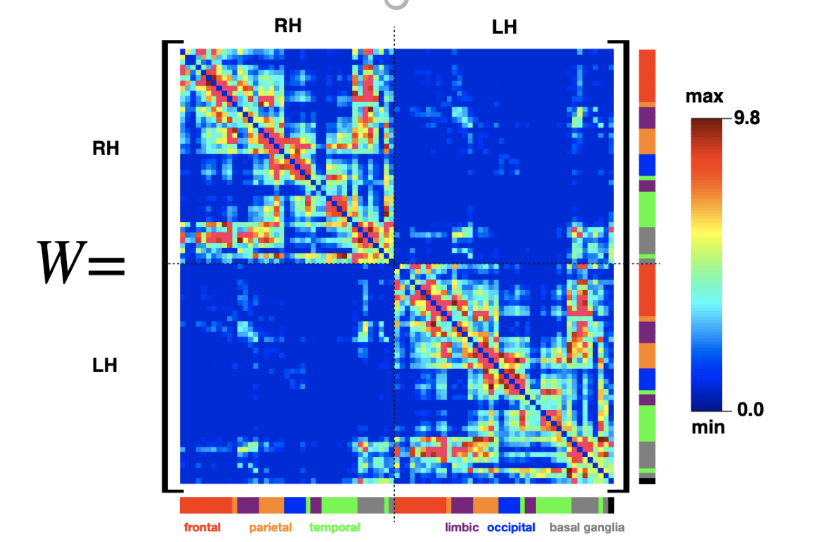
#> input picture plots/heatmap.jpg, 818 x 542 px
$ jupyter execute --allow-errors extract_heatmap.ipynb
#> lines starting #> are read from the running program, lines starting #| are printed output that depends on the picture; after the words box and inside, x2 and y2 are one past the last pixel; in counts of white or black regions, pixels touching at a corner belong together; long printed decimals are rounded
[cell 1]
import numpy as np
from scipy.integrate import odeint
import matplotlib.pyplot as plt
import seaborn as sns
import pandas as pd
import cv2

[cell 2]
# 1 - read color image (3 color channels)
path_to_fig = "../plots/heatmap.jpg"
path_to_fig_1 = "../plots/heatmap_1.png"

image = cv2.imread(path_to_fig,1)
#> image is the input picture: shape (542, 818, 3); mean B, G, R 220.1, 175.2, 156.2
imimage = cv2.cvtColor(image, cv2.COLOR_BGR2RGB)

# Show the image
plt.imshow(imimage)
plt.show()

[cell 3]
gray_image = cv2.cvtColor(image, cv2.COLOR_BGR2GRAY)
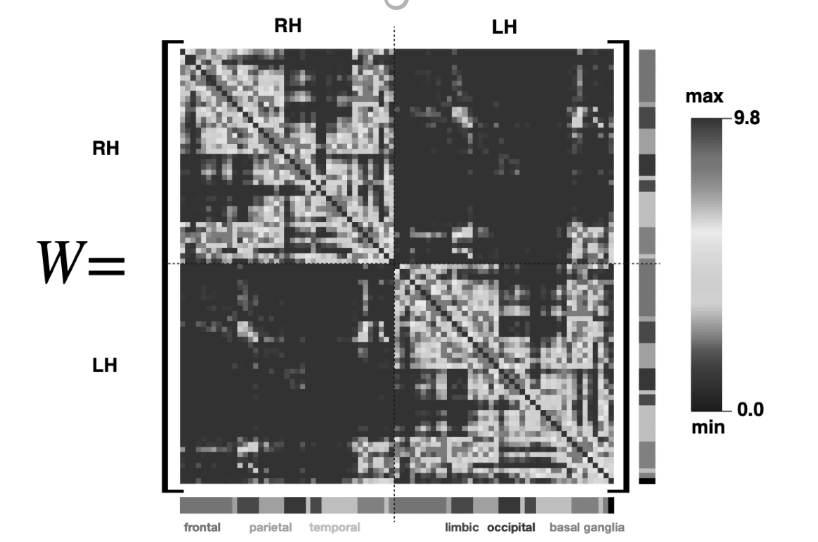
#> gray_image: shape (542, 818); min 0, max 255, mean 174.6

# Use a threshold to find the heatmap
# This threshold would have to be adjusted to the specific color distribution of the heatmap
_, binary_image = cv2.threshold(gray_image, 200, 255, cv2.THRESH_BINARY_INV)
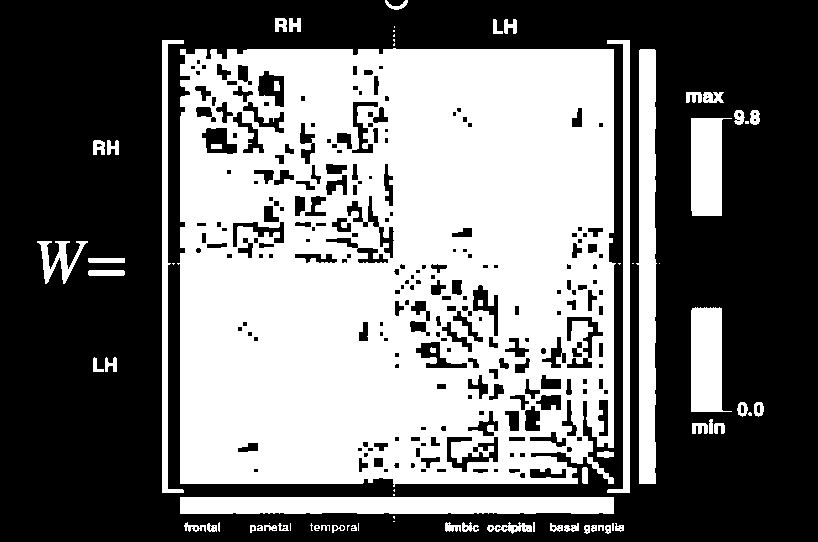
#> binary_image: shape (542, 818); 44.8% white; 77 white regions (22 under 20 px)

# Find contours of the heatmap
contours, _ = cv2.findContours(binary_image, cv2.RETR_EXTERNAL, cv2.CHAIN_APPROX_SIMPLE)
#> contours = 73 contours, 28 with area under 20; largest, box (x1, y1, x2, y2) and area: (177, 48, 616, 487) 185454, (180, 497, 614, 514) 6801, (636, 49, 657, 484) 6798, (691, 307, 732, 412) 3100, (691, 118, 732, 216) 2908

# Assuming the largest contour is the heatmap
largest_contour = max(contours, key=cv2.contourArea)
#> largest_contour = contour of 255 points, box (x1, y1, x2, y2) (177, 48, 616, 487), area 185454
x, y, w, h = cv2.boundingRect(largest_contour)
#> x = 177; y = 48; w = 439; h = 439

# Calculate the center offset of the heatmap
offset_x = x + w//2
#> offset_x = 396
offset_y = y + h//2
#> offset_y = 267
print(f"Offset to heatmap center: ({offset_x}, {offset_y})")
#| Offset to heatmap center: (396, 267)

# show the detected area on the original image
detected_image = cv2.rectangle(imimage.copy(), (x, y), (x + w, y + h), (255, 0, 0), 2)
plt.imshow(detected_image)
plt.show()

[cell 4]
# Adaptive thresholding to find the heatmap
binary_image = cv2.adaptiveThreshold(gray_image, 255, cv2.ADAPTIVE_THRESH_GAUSSIAN_C,
                                     cv2.THRESH_BINARY_INV, 11, 2)
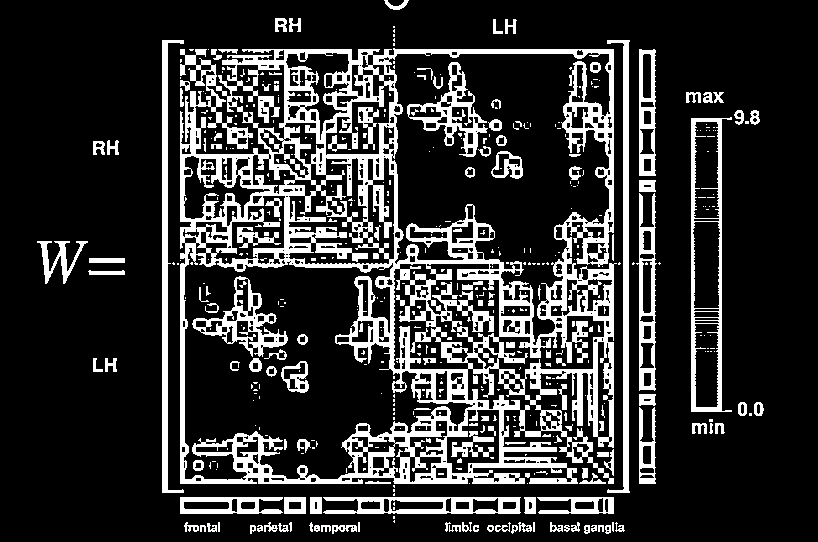
#> binary_image: shape (542, 818); 19.4% white; 491 white regions (342 under 20 px)

# Find contours of the heatmap
contours, _ = cv2.findContours(binary_image, cv2.RETR_EXTERNAL, cv2.CHAIN_APPROX_SIMPLE)
#> contours = 134 contours, 67 with area under 20; largest, box (x1, y1, x2, y2) and area: (180, 48, 617, 484) 178108, (691, 117, 732, 412) 8804, (323, 497, 521, 514) 2750, (636, 193, 657, 391) 2614, (162, 40, 184, 493) 2330

# Assuming the largest contour is the heatmap
largest_contour = max(contours, key=cv2.contourArea)
#> largest_contour = contour of 910 points, box (x1, y1, x2, y2) (180, 48, 617, 484), area 178108
x, y, w, h = cv2.boundingRect(largest_contour)
#> x = 180; w = 437; h = 436

# Calculate the offsets from each side of the image to the heatmap borders
offset_left = x
#> offset_left = 180
offset_top = y
#> offset_top = 48
offset_right = image.shape[1] - (x + w)
#> offset_right = 201
offset_bottom = image.shape[0] - (y + h)
#> offset_bottom = 58

# Store offsets in a list
offsets = [offset_left, offset_top, offset_right, offset_bottom]
#> offsets = [180, 48, 201, 58]

# Calculate the cell size given n nodes on each side of the heatmap
n_nodes = 83  # Example value for n nodes, replace with the actual number
cell_width = w / n_nodes
#> cell_width = 5.27
cell_height = h / n_nodes
#> cell_height = 5.25

# Display results
print(f"Offsets to heatmap: {offsets}")
#| Offsets to heatmap: [180, 48, 201, 58]
print(f"Actual width of heatmap: {w}")
#| Actual width of heatmap: 437
print(f"Actual height of heatmap: {h}")
#| Actual height of heatmap: 436
print(f"Cell size (width x height): ({cell_width}, {cell_height})")
#| Cell size (width x height): (5.265, 5.253)

# show the detected area on the original image
detected_image = cv2.rectangle(imimage.copy(), (x, y), (x + w, y + h), (255, 0, 0), 2)
plt.imshow(detected_image)
plt.show()

[cell 5]
# Find contours of the heatmap
contours, _ = cv2.findContours(binary_image, cv2.RETR_EXTERNAL, cv2.CHAIN_APPROX_SIMPLE)
largest_contour = max(contours, key=cv2.contourArea)
x, y, w, h = cv2.boundingRect(largest_contour)

# Calculate the cell size based on the heatmap size and the number of nodes (83 x 83)
cell_size_x = w // 83
#> cell_size_x = 5
cell_size_y = h // 83
#> cell_size_y = 5

# Initialize the weight matrix
weight_matrix = np.zeros((83, 83))

legend_start = 0
legend_end = 9.8

# Extract cell intensities and normalize them
for row in range(83):
    for col in range(83):
        cell_x = x + col * cell_size_x
        cell_y = y + row * cell_size_y
        cell = gray_image[cell_y:cell_y + cell_size_y, cell_x:cell_x + cell_size_x]
        cell_intensity = np.mean(cell)
        weight_matrix[row, col] = cell_intensity
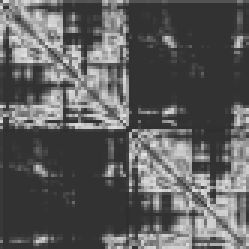
#> weight_matrix: shape (83, 83) float64 (shown 3 times larger); min 44.68, max 228.5, mean 93.5

# Normalize the weight matrix to the range between legend_start and legend_end
min_intensity = weight_matrix.min()
#> min_intensity = 44.68
max_intensity = weight_matrix.max()
#> max_intensity = 228.5

# Apply normalization
weight_matrix = legend_start + ((weight_matrix - min_intensity) * (legend_end - legend_start)) / (max_intensity - min_intensity)
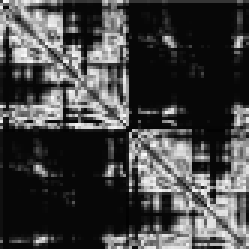
#> weight_matrix: shape (83, 83) float64 (shown 3 times larger); min 0, max 9.8, mean 2.6; drawn with min black and max white

#> (a cell that did not finish here is left out)

[cell 7]
# Plotting the heatmap
plt.figure(figsize=(8, 6))
heatmap = plt.imshow(weight_matrix, cmap='turbo')
plt.colorbar(heatmap)
plt.title('Heatmap of weight matrix w_kj')
plt.xlabel('Node index j')
plt.ylabel('Node index k')
plt.show()
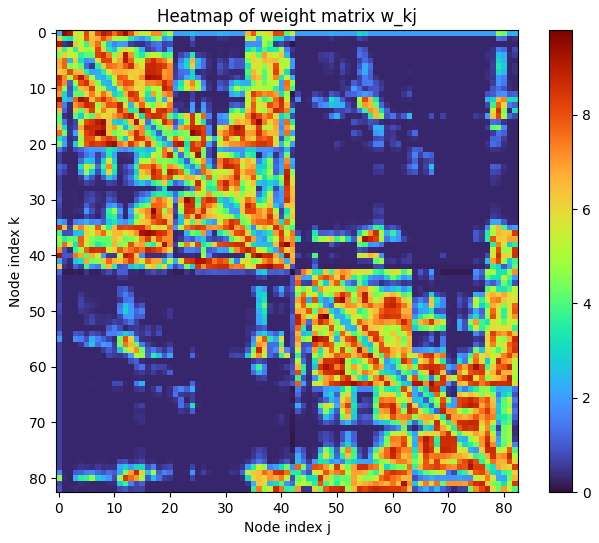
#> figure drawn by matplotlib, 2 panels

### Only considering edges found in budapest_connectome_eda.ipynb

[cell 8]
def plot_connectivity(count_file_path, length_file_path):
    df_count = pd.read_csv(count_file_path, delimiter=';')
    df_len = pd.read_csv(length_file_path, delimiter=';')

    print("Original:")
    # calculate_nodes_and_edges(df_count, "id node1", "id node2")

    df_merged = pd.merge(df_count, df_len, how='inner',
                     left_on=['parent id node1', 'parent id node2'],
                     right_on=['parent id node1', 'parent id node2'])

    df_merged = df_merged[['parent id node1', 'parent id node2', 'edge weight(med nof)', 'edge weight(med flm)']]
    df_merged = df_merged.rename(columns={'parent id node1':'node1', 'parent id node2':'node2', 'edge weight(med nof)':'fiber_count', 'edge weight(med flm)':'fiber_length'})

    l = df_merged["node1"].astype('int')
    print(f"Max node id{max(l)}")

    # Extract the necessary information
    nodes = np.union1d(df_merged['node1'].values, df_merged['node2'].values)
    num_nodes = len(nodes)
    edges = set(zip(df_merged['node1'], df_merged['node2']))

    print(f"# nodes:{num_nodes}, # edges:{len(edges)}")
    # print(f"After Mapping to parent:")
    # calculate_nodes_and_edges(df_merged, "node1", "node2")

    df_merged_agg = df_merged.groupby(['node1', 'node2']).agg({
        'fiber_count': ['mean', 'count'],
        'fiber_length': ['mean', 'count']
    }).reset_index()

    # Flatten the multi-level column index
    df_merged_agg.columns = ['_'.join(col).strip() if col[1] else col[0] for col in df_merged_agg.columns.values]

    # Create a mapping from node ID to index
    node_to_index = {node_id: index for index, node_id in enumerate(nodes)}

    w_kj = np.zeros((num_nodes, num_nodes))

    for _, row in df_merged_agg.iterrows():
        idx1 = node_to_index[row['node1']]
        idx2 = node_to_index[row['node2']]
        weight = weight_matrix[idx1][idx2]
        w_kj[idx1, idx2] = weight
        w_kj[idx2, idx1] = weight

    # Plotting the heatmap
    plt.figure(figsize=(8, 6))
    heatmap = plt.imshow(w_kj, cmap='turbo')
    plt.colorbar(heatmap)
    plt.title('Heatmap of weight matrix w_kj')
    plt.xlabel('Node index j')
    plt.ylabel('Node index k')
    plt.show()

[cell 9]
fibres_launched = {'20k_1':0.148}

#> (the rest of this cell did not finish here and is left out)

### Getting the threshold for the hue. Previously we are thresholding on the grayscale image, but converting to hsv or rgb might give better approximate the heatmap values.

[cell 10]
# Load the original RGB image
image = cv2.imread(path_to_fig)

# Convert to HSV color space
rgb_image = cv2.cvtColor(image, cv2.COLOR_BGR2RGB)
hue_channel = rgb_image[:, :, 0]  # Hue channel
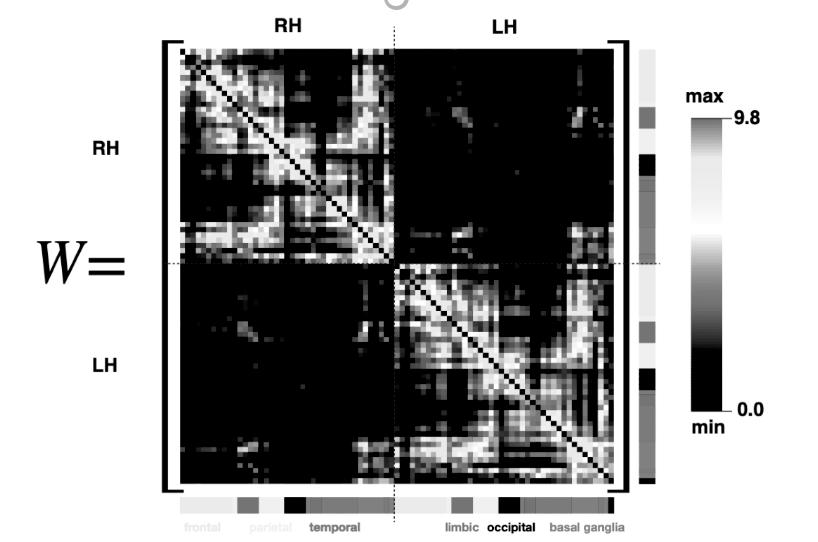
#> hue_channel: shape (542, 818); min 0, max 255, mean 156.2

# Plot a histogram of the hue channel
plt.figure()
plt.title("Hue Histogram")
plt.xlabel("Hue Value")
plt.ylabel("Frequency")
plt.hist(hue_channel.ravel(), 180, [0, 180])  # Adjust the range if needed
plt.show()
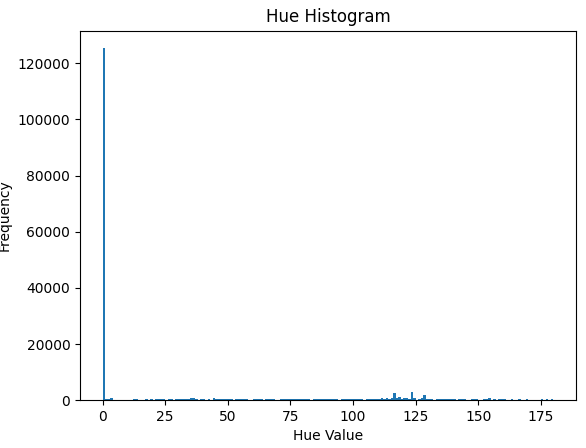
#> figure drawn by matplotlib, 1 panel; tallest bar 125391 high, from x = 0 to 1

[cell 11]
from PIL import Image
import numpy as np

# Function to calculate Euclidean distance between colors
def color_distance(color1, color2):
    return np.sqrt(sum((c1 - c2) ** 2 for c1, c2 in zip(color1, color2)))

# Function to categorize each node based on the closest color match
def categorize_nodes(image, num_nodes, num_categories):
    # Convert image to numpy array and get the width of each category
    img_array = np.array(image)
    category_width = img_array.shape[1] // num_categories

    # Initialize an empty list to store the average color for each category
    category_colors = []

    # Extract the average color for each category
    for i in range(num_categories):
        # We extract the color in the middle of each category segment, avoiding the black line
        # Assume the black line is around the middle of the image, and skip 5 pixels to avoid it
        color = img_array[:, i * category_width + category_width // 2 - 5]
        category_colors.append(np.mean(color, axis=0))

    # Initialize the node categories based on color mapping
    node_categories = {}

    # Categorize each node based on the closest color match
    for node in range(num_nodes):
        # Calculate the mid-point of the node color segment
        node_mid = node * (img_array.shape[1] // num_nodes) + category_width // 2

        # Extract the node color, avoiding potential edge issues by taking a small slice
        node_color = np.mean(img_array[:, node_mid:node_mid + 3], axis=1).mean(axis=0)

        # Find the closest category color to the node color
        closest_category = min(range(num_categories),
                               key=lambda i: color_distance(node_color, category_colors[i]))
        node_categories[node + 1] = closest_category + 1  # +1 to adjust category index starting from 1

    return node_categories

# Load the image from file
img_path = '../plots/mapping_2.png'
#> (the rest of this cell did not finish here and is left out)

[cell 12]
pt = [1,2,3,4]
#> pt = [1, 2, 3, 4]
bt = [1,2,3,4]
at = [1,2,3,4]

new_data = np.array([pt, bt, at])
#> new_data = [[1, 2, 3, 4], [1, 2, 3, 4], [1, 2, 3, 4]]
print(new_data.shape)
#| (3, 4)

$ run again, with plots/image1.png saved as plots/heatmap.jpg
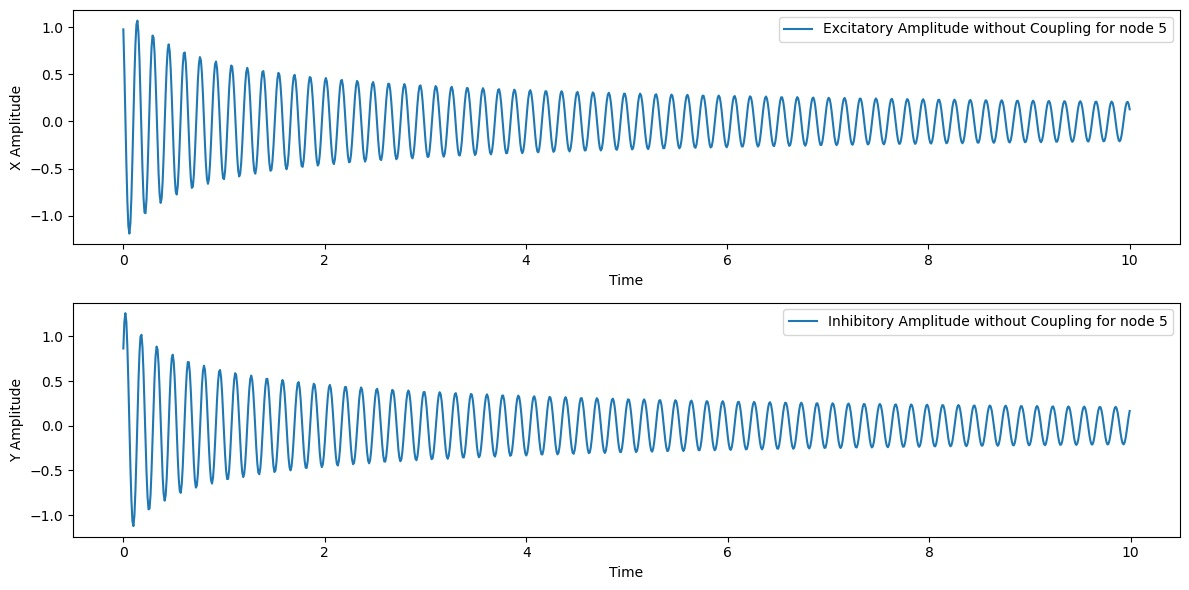
#> input picture plots/image1.png, 1189 x 590 px
#> image is the input picture: shape (590, 1189, 3); mean B, G, R 246.4, 244, 239.6
#> `_, binary_image = cv2.threshold(gray_image, 200, 255, cv2.THRESH_BINAR..`:
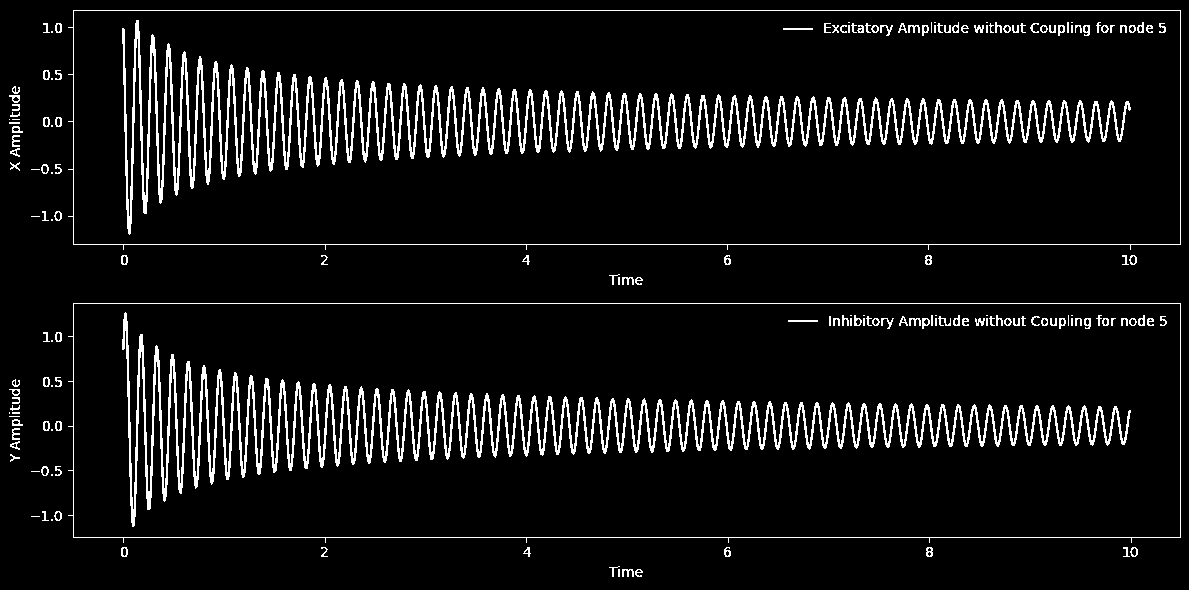
#> binary_image: shape (590, 1189); 7.4% white in thin lines or dots
#> `contours, _ = cv2.findContours(binary_image, cv2.RETR_EXTERNAL, cv2.CH..`: contours = 80 contours, 42 with area under 20; largest, box (x1, y1, x2, y2) and area: (68, 303, 1181, 543) 259049, (68, 10, 1181, 250) 259049, (1130, 547, 1138, 557) 51, (54, 511, 62, 521) 51, (41, 466, 49, 476) 51
#> largest_contour = contour of 59 points, box (x1, y1, x2, y2) (68, 303, 1181, 543), area 259049
#> x = 68; y = 303; w = 1113; h = 240
#> offset_x = 624
#> offset_y = 423
#| Offset to heatmap center: (624, 423)
#> `contours, _ = cv2.findContours(binary_image, cv2.RETR_EXTERNAL, cv2.CH..`: contours = 231 contours, 193 with area under 20; largest, box (x1, y1, x2, y2) and area: (68, 303, 1181, 543) 259049, (68, 10, 1181, 250) 259049, (41, 466, 49, 476) 51, (41, 164, 49, 174) 51, (926, 547, 933, 557) 50
#> offset_left = 68
#> offset_top = 303
#> offset_right = 8
#> offset_bottom = 47
#> offsets = [68, 303, 8, 47]
#> cell_width = 13.41
#> cell_height = 2.89
#| Offsets to heatmap: [68, 303, 8, 47]
#| Actual width of heatmap: 1113
#| Actual height of heatmap: 240
#| Cell size (width x height): (13.410, 2.892)
#> cell_size_x = 13
#> cell_size_y = 2
#> min_intensity = 120.3
#> max_intensity = 255
#> `plt.show()`:
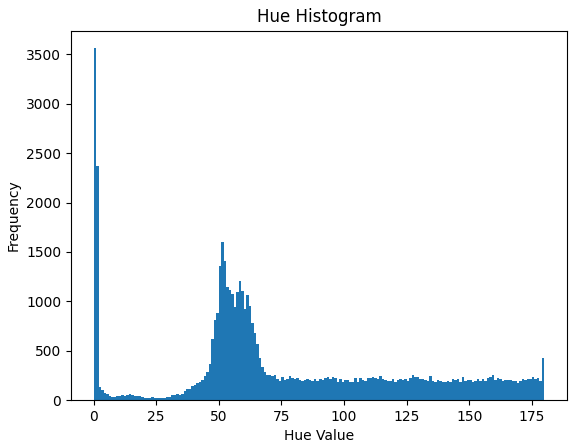
#> figure drawn by matplotlib, 1 panel; tallest bar 3562 high, from x = 0 to 1
#> pt = [1, 2, 3, 4]
#> new_data = [[1, 2, 3, 4], [1, 2, 3, 4], [1, 2, 3, 4]]
#| (3, 4)
